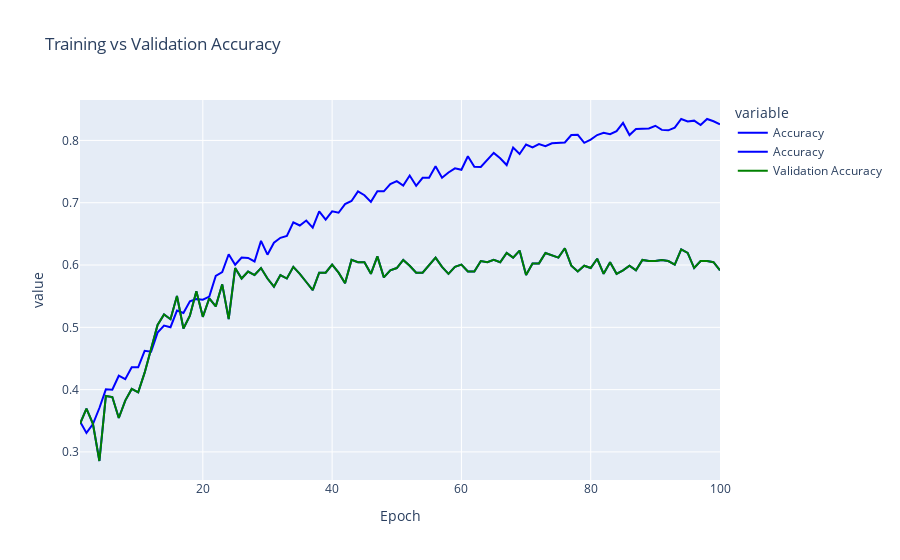
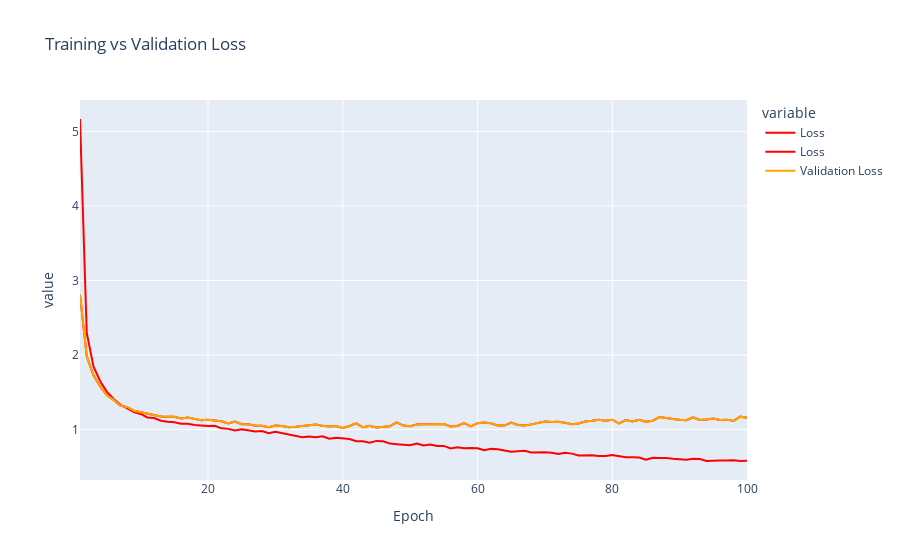
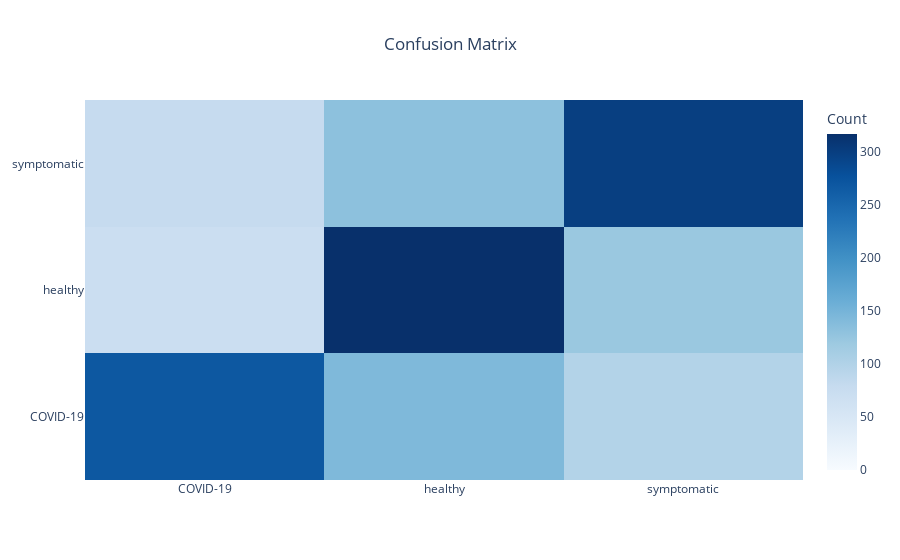

Source (notebook cell) for these figures, in order:
### Code cell
import plotly.express as px
import plotly.graph_objects as go
import matplotlib.pyplot as plt
import seaborn as sns
from keras.utils import plot_model
from sklearn.metrics import confusion_matrix
from keras.models import load_model
import numpy as np
import pandas as pd
import os

# Ensure the directory exists
output_dir = 'content/graphs-pi'
os.makedirs(output_dir, exist_ok=True)

# 1. **Plotting the Model Architecture**
def plot_model_architecture(model):
    fig = go.Figure()
    plot_model(model, to_file=f'{output_dir}/model_architecture.png', show_shapes=True, show_layer_names=True)
    fig.add_layout_image(
        source=f'{output_dir}/model_architecture.png',
        x=0, y=1,
        xref="paper", yref="paper",
        sizex=1, sizey=1,
        xanchor="left", yanchor="top"
    )
    fig.update_layout(title="Model Architecture", title_x=0.5)
    fig.write_html(f"{output_dir}/model_architecture.html")
    fig.show()

# 2. **Plotting Training & Validation Accuracy and Loss** (using plotly.express)
def plot_accuracy_loss(history):
    # Extract loss and accuracy from the training history
    accuracy = history.history['accuracy']
    val_accuracy = history.history['val_accuracy']
    loss = history.history['loss']
    val_loss = history.history['val_loss']

    # Create Accuracy Plot
    fig_accuracy = px.line(
        x=list(range(1, len(accuracy) + 1)),
        y=[accuracy, val_accuracy],
        labels={'x': 'Epoch', 'y': 'Accuracy'},
        title="Training vs Validation Accuracy",
        line_shape="linear"
    )
    fig_accuracy.update_traces(name="Accuracy", mode="lines", line_color="blue")
    fig_accuracy.add_scatter(x=list(range(1, len(val_accuracy) + 1)),
                             y=val_accuracy, mode='lines', name="Validation Accuracy", line_color='green')
    fig_accuracy.write_html(f"{output_dir}/accuracy_plot.html")
    fig_accuracy.show()

    # Create Loss Plot
    fig_loss = px.line(
        x=list(range(1, len(loss) + 1)),
        y=[loss, val_loss],
        labels={'x': 'Epoch', 'y': 'Loss'},
        title="Training vs Validation Loss",
        line_shape="linear"
    )
    fig_loss.update_traces(name="Loss", mode="lines", line_color="red")
    fig_loss.add_scatter(x=list(range(1, len(val_loss) + 1)),
                         y=val_loss, mode='lines', name="Validation Loss", line_color='orange')
    fig_loss.write_html(f"{output_dir}/loss_plot.html")
    fig_loss.show()

# 3. **Confusion Matrix** (using seaborn and plotly)
def plot_confusion_matrix(y_true, y_pred, labels):
    cm = confusion_matrix(y_true, y_pred)
    cm_fig = go.Figure(go.Heatmap(z=cm, x=labels, y=labels, colorscale='Blues', zmin=0, zmax=np.max(cm), colorbar=dict(title='Count')))
    cm_fig.update_layout(title="Confusion Matrix", title_x=0.5)
    cm_fig.write_html(f"{output_dir}/confusion_matrix.html")
    cm_fig.show()

# 4. **Model Summary** (Text summary saved to HTML)
def plot_model_summary(model):
    model_summary = model.summary()
    summary_fig = go.Figure()
    summary_fig.add_trace(go.Table(
        header=dict(values=["Model Summary"]),
        cells=dict(values=[[model_summary]]))
    )
    summary_fig.update_layout(title="Model Summary", title_x=0.5)
    summary_fig.write_html(f"{output_dir}/model_summary.html")
    summary_fig.show()

# 5. **Combining all plots together** (Interactive HTML)
def save_all_plots(history, model, X_test_norm, y_test_enc, y_enc_labels):
    # Plot the Model Architecture
    plot_model_architecture(model)

    # Plot Accuracy & Loss
    plot_accuracy_loss(history)

    # Plot Confusion Matrix
    y_pred = model.predict(X_test_norm)
    y_pred_class = np.argmax(y_pred, axis=1)
    plot_confusion_matrix(y_test_enc, y_pred_class, y_enc_labels)

    # Plot Model Summary
    plot_model_summary(model)

# Example usage
# Assuming 'history' is the training history object from model.fit(), and your data is in `X_test_norm` & `y_test_enc`
# Replace these with your actual data and model

save_all_plots(history, model, X_test_norm, y_test_enc, labenc.classes_)

### Figure 1 — Plotly figure (JSON) as saved in the notebook; plotly's stock layout.template omitted (floating-point values rounded to 4 significant figures)
{"data": [{"hovertemplate": "variable=wide_variable_0<br>Epoch=%{x}<br>value=%{y}<extra></extra>", "legendgroup": "wide_variable_0", "line": {"color": "blue", "dash": "solid", "shape": "linear"}, "marker": {"symbol": "circle"}, "mode": "lines", "name": "Accuracy", "orientation": "v", "showlegend": true, "type": "scatter", "x": [1, 2, 3, 4, 5, 6, 7, 8, 9, 10, 11, 12, 13, 14, 15, 16, 17, 18, 19, 20, 21, 22, 23, 24, 25, 26, 27, 28, 29, 30, 31, 32, 33, 34, 35, 36, 37, 38, 39, 40, 41, 42, 43, 44, 45, 46, 47, 48, 49, 50, 51, 52, 53, 54, 55, 56, 57, 58, 59, 60, 61, 62, 63, 64, 65, 66, 67, 68, 69, 70, 71, 72, 73, 74, 75, 76, 77, 78, 79, 80, 81, 82, 83, 84, 85, 86, 87, 88, 89, 90, 91, 92, 93, 94, 95, 96, 97, 98, 99, 100], "xaxis": "x", "y": [0.3491, 0.3306, 0.3448, 0.3705, 0.4005, 0.3999, 0.4223, 0.4167, 0.4358, 0.4358, 0.4622, 0.4609, 0.4916, 0.5028, 0.5002, 0.5269, 0.5229, 0.5417, 0.5454, 0.5444, 0.5493, 0.5826, 0.5886, 0.6173, 0.6005, 0.612, 0.6113, 0.6057, 0.6387, 0.6166, 0.6358, 0.6437, 0.6467, 0.6684, 0.6635, 0.6714, 0.6598, 0.6862, 0.6727, 0.6862, 0.6839, 0.6978, 0.7027, 0.7182, 0.712, 0.7014, 0.7182, 0.7182, 0.7298, 0.7347, 0.7275, 0.7436, 0.7272, 0.74, 0.74, 0.7585, 0.74, 0.7486, 0.7552, 0.7529, 0.7747, 0.7578, 0.7575, 0.7681, 0.7799, 0.7714, 0.7605, 0.7885, 0.7783, 0.7935, 0.7888, 0.7941, 0.7908, 0.7954, 0.7964, 0.7968, 0.8086, 0.809, 0.7961, 0.8014, 0.8086, 0.8123, 0.81, 0.8149, 0.8281, 0.8086, 0.8182, 0.8189, 0.8192, 0.8235, 0.8169, 0.8162, 0.8205, 0.8344, 0.8304, 0.8317, 0.8248, 0.8344, 0.8307, 0.8258], "yaxis": "y"}, {"hovertemplate": "variable=wide_variable_1<br>Epoch=%{x}<br>value=%{y}<extra></extra>", "legendgroup": "wide_variable_1", "line": {"color": "blue", "dash": "solid", "shape": "linear"}, "marker": {"symbol": "circle"}, "mode": "lines", "name": "Accuracy", "orientation": "v", "showlegend": true, "type": "scatter", "x": [1, 2, 3, 4, 5, 6, 7, 8, 9, 10, 11, 12, 13, 14, 15, 16, 17, 18, 19, 20, 21, 22, 23, 24, 25, 26, 27, 28, 29, 30, 31, 32, 33, 34, 35, 36, 37, 38, 39, 40, 41, 42, 43, 44, 45, 46, 47, 48, 49, 50, 51, 52, 53, 54, 55, 56, 57, 58, 59, 60, 61, 62, 63, 64, 65, 66, 67, 68, 69, 70, 71, 72, 73, 74, 75, 76, 77, 78, 79, 80, 81, 82, 83, 84, 85, 86, 87, 88, 89, 90, 91, 92, 93, 94, 95, 96, 97, 98, 99, 100], "xaxis": "x", "y": [0.3451, 0.3694, 0.3451, 0.2854, 0.3899, 0.3881, 0.3545, 0.3825, 0.4011, 0.3955, 0.4272, 0.4664, 0.5037, 0.5205, 0.5131, 0.5504, 0.4981, 0.5187, 0.5578, 0.5168, 0.5466, 0.5336, 0.569, 0.5131, 0.5951, 0.5784, 0.5896, 0.584, 0.5951, 0.5784, 0.5653, 0.584, 0.5784, 0.597, 0.5858, 0.5728, 0.5597, 0.5877, 0.5877, 0.6007, 0.5877, 0.5709, 0.6082, 0.6045, 0.6045, 0.5858, 0.6138, 0.5802, 0.5914, 0.5951, 0.6082, 0.5989, 0.5877, 0.5877, 0.6007, 0.6119, 0.597, 0.5858, 0.597, 0.6007, 0.5896, 0.5896, 0.6063, 0.6045, 0.6082, 0.6045, 0.6194, 0.6119, 0.6231, 0.584, 0.6026, 0.6026, 0.6194, 0.6157, 0.6119, 0.6269, 0.5989, 0.5896, 0.5989, 0.5951, 0.6101, 0.5858, 0.6045, 0.5858, 0.5914, 0.5989, 0.5914, 0.6082, 0.6063, 0.6063, 0.6082, 0.6063, 0.6007, 0.625, 0.6194, 0.5951, 0.6063, 0.6063, 0.6045, 0.5914], "yaxis": "y"}, {"line": {"color": "green"}, "mode": "lines", "name": "Validation Accuracy", "type": "scatter", "x": [1, 2, 3, 4, 5, 6, 7, 8, 9, 10, 11, 12, 13, 14, 15, 16, 17, 18, 19, 20, 21, 22, 23, 24, 25, 26, 27, 28, 29, 30, 31, 32, 33, 34, 35, 36, 37, 38, 39, 40, 41, 42, 43, 44, 45, 46, 47, 48, 49, 50, 51, 52, 53, 54, 55, 56, 57, 58, 59, 60, 61, 62, 63, 64, 65, 66, 67, 68, 69, 70, 71, 72, 73, 74, 75, 76, 77, 78, 79, 80, 81, 82, 83, 84, 85, 86, 87, 88, 89, 90, 91, 92, 93, 94, 95, 96, 97, 98, 99, 100], "y": [0.3451, 0.3694, 0.3451, 0.2854, 0.3899, 0.3881, 0.3545, 0.3825, 0.4011, 0.3955, 0.4272, 0.4664, 0.5037, 0.5205, 0.5131, 0.5504, 0.4981, 0.5187, 0.5578, 0.5168, 0.5466, 0.5336, 0.569, 0.5131, 0.5951, 0.5784, 0.5896, 0.584, 0.5951, 0.5784, 0.5653, 0.584, 0.5784, 0.597, 0.5858, 0.5728, 0.5597, 0.5877, 0.5877, 0.6007, 0.5877, 0.5709, 0.6082, 0.6045, 0.6045, 0.5858, 0.6138, 0.5802, 0.5914, 0.5951, 0.6082, 0.5989, 0.5877, 0.5877, 0.6007, 0.6119, 0.597, 0.5858, 0.597, 0.6007, 0.5896, 0.5896, 0.6063, 0.6045, 0.6082, 0.6045, 0.6194, 0.6119, 0.6231, 0.584, 0.6026, 0.6026, 0.6194, 0.6157, 0.6119, 0.6269, 0.5989, 0.5896, 0.5989, 0.5951, 0.6101, 0.5858, 0.6045, 0.5858, 0.5914, 0.5989, 0.5914, 0.6082, 0.6063, 0.6063, 0.6082, 0.6063, 0.6007, 0.625, 0.6194, 0.5951, 0.6063, 0.6063, 0.6045, 0.5914]}], "layout": {"legend": {"title": {"text": "variable"}, "tracegroupgap": 0}, "title": {"text": "Training vs Validation Accuracy"}, "xaxis": {"anchor": "y", "domain": [0, 1], "title": {"text": "Epoch"}}, "yaxis": {"anchor": "x", "domain": [0, 1], "title": {"text": "value"}}}}

### Figure 2 — Plotly figure (JSON) as saved in the notebook; plotly's stock layout.template omitted (floating-point values rounded to 4 significant figures)
{"data": [{"hovertemplate": "variable=wide_variable_0<br>Epoch=%{x}<br>value=%{y}<extra></extra>", "legendgroup": "wide_variable_0", "line": {"color": "red", "dash": "solid", "shape": "linear"}, "marker": {"symbol": "circle"}, "mode": "lines", "name": "Loss", "orientation": "v", "showlegend": true, "type": "scatter", "x": [1, 2, 3, 4, 5, 6, 7, 8, 9, 10, 11, 12, 13, 14, 15, 16, 17, 18, 19, 20, 21, 22, 23, 24, 25, 26, 27, 28, 29, 30, 31, 32, 33, 34, 35, 36, 37, 38, 39, 40, 41, 42, 43, 44, 45, 46, 47, 48, 49, 50, 51, 52, 53, 54, 55, 56, 57, 58, 59, 60, 61, 62, 63, 64, 65, 66, 67, 68, 69, 70, 71, 72, 73, 74, 75, 76, 77, 78, 79, 80, 81, 82, 83, 84, 85, 86, 87, 88, 89, 90, 91, 92, 93, 94, 95, 96, 97, 98, 99, 100], "xaxis": "x", "y": [5.166, 2.299, 1.846, 1.649, 1.506, 1.41, 1.333, 1.284, 1.236, 1.21, 1.163, 1.155, 1.119, 1.105, 1.1, 1.08, 1.079, 1.063, 1.057, 1.047, 1.051, 1.017, 1.01, 0.9884, 1.004, 0.9869, 0.9756, 0.9804, 0.9509, 0.9702, 0.9531, 0.933, 0.9243, 0.8985, 0.9071, 0.8965, 0.9118, 0.8788, 0.8902, 0.8817, 0.8729, 0.8441, 0.8437, 0.824, 0.8487, 0.8435, 0.8123, 0.8051, 0.7947, 0.7914, 0.8144, 0.7877, 0.7994, 0.7799, 0.7812, 0.7463, 0.7638, 0.7512, 0.754, 0.7507, 0.7228, 0.7417, 0.7372, 0.7175, 0.7024, 0.7096, 0.7169, 0.6932, 0.6972, 0.6973, 0.6887, 0.6738, 0.6883, 0.678, 0.6519, 0.655, 0.6548, 0.6474, 0.6464, 0.6593, 0.6409, 0.6284, 0.6306, 0.6267, 0.5971, 0.6218, 0.6178, 0.6204, 0.6093, 0.6012, 0.5972, 0.6081, 0.606, 0.5795, 0.5868, 0.5863, 0.5867, 0.5886, 0.5792, 0.5823], "yaxis": "y"}, {"hovertemplate": "variable=wide_variable_1<br>Epoch=%{x}<br>value=%{y}<extra></extra>", "legendgroup": "wide_variable_1", "line": {"color": "red", "dash": "solid", "shape": "linear"}, "marker": {"symbol": "circle"}, "mode": "lines", "name": "Loss", "orientation": "v", "showlegend": true, "type": "scatter", "x": [1, 2, 3, 4, 5, 6, 7, 8, 9, 10, 11, 12, 13, 14, 15, 16, 17, 18, 19, 20, 21, 22, 23, 24, 25, 26, 27, 28, 29, 30, 31, 32, 33, 34, 35, 36, 37, 38, 39, 40, 41, 42, 43, 44, 45, 46, 47, 48, 49, 50, 51, 52, 53, 54, 55, 56, 57, 58, 59, 60, 61, 62, 63, 64, 65, 66, 67, 68, 69, 70, 71, 72, 73, 74, 75, 76, 77, 78, 79, 80, 81, 82, 83, 84, 85, 86, 87, 88, 89, 90, 91, 92, 93, 94, 95, 96, 97, 98, 99, 100], "xaxis": "x", "y": [2.808, 1.983, 1.729, 1.579, 1.459, 1.399, 1.322, 1.3, 1.253, 1.233, 1.21, 1.2, 1.175, 1.173, 1.173, 1.151, 1.163, 1.144, 1.125, 1.132, 1.117, 1.111, 1.083, 1.109, 1.072, 1.072, 1.052, 1.053, 1.032, 1.055, 1.049, 1.033, 1.04, 1.046, 1.057, 1.069, 1.05, 1.043, 1.049, 1.021, 1.049, 1.085, 1.031, 1.052, 1.027, 1.041, 1.046, 1.096, 1.054, 1.047, 1.07, 1.072, 1.071, 1.07, 1.075, 1.043, 1.049, 1.087, 1.042, 1.087, 1.096, 1.086, 1.054, 1.054, 1.095, 1.063, 1.055, 1.07, 1.089, 1.11, 1.101, 1.106, 1.091, 1.072, 1.083, 1.108, 1.118, 1.131, 1.118, 1.133, 1.084, 1.128, 1.109, 1.133, 1.107, 1.119, 1.169, 1.161, 1.144, 1.134, 1.127, 1.165, 1.131, 1.135, 1.15, 1.13, 1.134, 1.117, 1.174, 1.159], "yaxis": "y"}, {"line": {"color": "orange"}, "mode": "lines", "name": "Validation Loss", "type": "scatter", "x": [1, 2, 3, 4, 5, 6, 7, 8, 9, 10, 11, 12, 13, 14, 15, 16, 17, 18, 19, 20, 21, 22, 23, 24, 25, 26, 27, 28, 29, 30, 31, 32, 33, 34, 35, 36, 37, 38, 39, 40, 41, 42, 43, 44, 45, 46, 47, 48, 49, 50, 51, 52, 53, 54, 55, 56, 57, 58, 59, 60, 61, 62, 63, 64, 65, 66, 67, 68, 69, 70, 71, 72, 73, 74, 75, 76, 77, 78, 79, 80, 81, 82, 83, 84, 85, 86, 87, 88, 89, 90, 91, 92, 93, 94, 95, 96, 97, 98, 99, 100], "y": [2.808, 1.983, 1.729, 1.579, 1.459, 1.399, 1.322, 1.3, 1.253, 1.233, 1.21, 1.2, 1.175, 1.173, 1.173, 1.151, 1.163, 1.144, 1.125, 1.132, 1.117, 1.111, 1.083, 1.109, 1.072, 1.072, 1.052, 1.053, 1.032, 1.055, 1.049, 1.033, 1.04, 1.046, 1.057, 1.069, 1.05, 1.043, 1.049, 1.021, 1.049, 1.085, 1.031, 1.052, 1.027, 1.041, 1.046, 1.096, 1.054, 1.047, 1.07, 1.072, 1.071, 1.07, 1.075, 1.043, 1.049, 1.087, 1.042, 1.087, 1.096, 1.086, 1.054, 1.054, 1.095, 1.063, 1.055, 1.07, 1.089, 1.11, 1.101, 1.106, 1.091, 1.072, 1.083, 1.108, 1.118, 1.131, 1.118, 1.133, 1.084, 1.128, 1.109, 1.133, 1.107, 1.119, 1.169, 1.161, 1.144, 1.134, 1.127, 1.165, 1.131, 1.135, 1.15, 1.13, 1.134, 1.117, 1.174, 1.159]}], "layout": {"legend": {"title": {"text": "variable"}, "tracegroupgap": 0}, "title": {"text": "Training vs Validation Loss"}, "xaxis": {"anchor": "y", "domain": [0, 1], "title": {"text": "Epoch"}}, "yaxis": {"anchor": "x", "domain": [0, 1], "title": {"text": "value"}}}}

### Figure 3 — Plotly figure (JSON) as saved in the notebook; plotly's stock layout.template omitted (floating-point values rounded to 4 significant figures)
{"data": [{"colorbar": {"title": {"text": "Count"}}, "colorscale": [[0, "rgb(247,251,255)"], [0.125, "rgb(222,235,247)"], [0.25, "rgb(198,219,239)"], [0.375, "rgb(158,202,225)"], [0.5, "rgb(107,174,214)"], [0.625, "rgb(66,146,198)"], [0.75, "rgb(33,113,181)"], [0.875, "rgb(8,81,156)"], [1, "rgb(8,48,107)"]], "type": "heatmap", "x": ["COVID-19", "healthy", "symptomatic"], "y": ["COVID-19", "healthy", "symptomatic"], "z": [[269, 143, 98], [71, 317, 122], [79, 132, 299]], "zmax": 317, "zmin": 0}], "layout": {"title": {"text": "Confusion Matrix", "x": 0.5}}}
